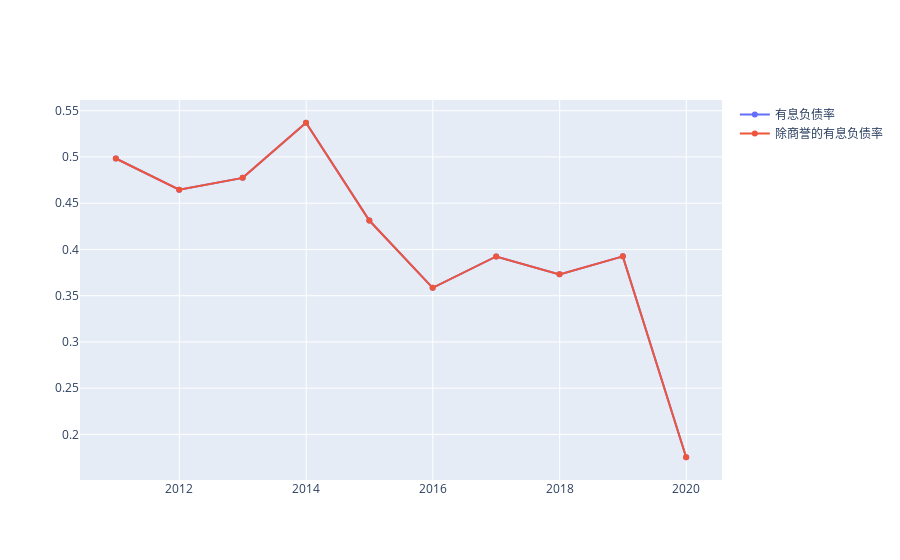

The notebook cell this image was saved under:
### Code cell
fig = go.Figure()
fig.add_trace(go.Scatter(x=data_df.index, y=data_df['debts_yx']/ data_df['total_assets'],name='有息负债率'))
fig.add_trace(go.Scatter(x=data_df.index, y=data_df['debts_yx'] / (data_df['total_assets'] - data_df['goodwill']),name='除商誉的有息负债率'))
fig.show()

### Figure 1 — Plotly figure (JSON) as saved in the notebook; plotly's stock layout.template omitted (floating-point values rounded to 4 significant figures)
{"data": [{"name": "有息负债率", "type": "scatter", "x": ["2010-12-31", "2011-12-31", "2012-12-31", "2013-12-31", "2014-12-31", "2015-12-31", "2016-12-31", "2017-12-31", "2018-12-31", "2019-12-31"], "y": [0.4984, 0.4647, 0.4774, 0.537, 0.4312, 0.3585, 0.3924, 0.3731, 0.3925, 0.1753]}, {"name": "除商誉的有息负债率", "type": "scatter", "x": ["2010-12-31", "2011-12-31", "2012-12-31", "2013-12-31", "2014-12-31", "2015-12-31", "2016-12-31", "2017-12-31", "2018-12-31", "2019-12-31"], "y": [0.4984, 0.4647, 0.4774, 0.537, 0.4312, 0.3585, 0.3924, 0.3731, 0.3925, 0.1753]}], "layout": {}}
